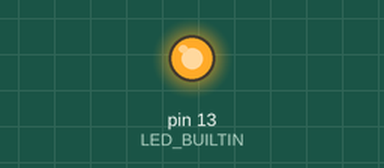
This sketch was run on a simulated Arduino Uno, built with avr-gcc and run on an emulated ATmega328P. Parts: output pins drawn as LEDs (lit = HIGH).

Above: at 3.93 s.
At 7.9 s:
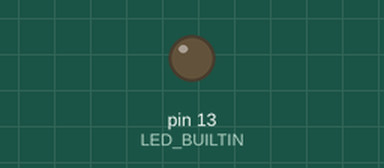
Timing chart, 0 to 18.4 s (numbered marks = the images above):
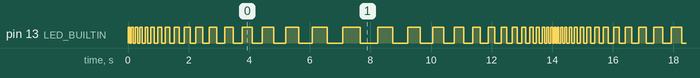

Measured:
- by itself, pin 13 (LED_BUILTIN): moves between LOW and HIGH, repeating every 14.2 s
- by itself, everything shown: repeats every 14.2 s, in 66 steps

The sketch:

two-leds-inverted-switch.ino
```cpp
/*
hardware setup:
- momentary switch wired to digital pin 2 (input)
- led wired to digital pin 7 (output)
/*

int val=0;
int last=0;
char *strp[]={"\noff","\non"};
int pinmodes[]={LOW,HIGH};

void setup() {
  Serial.begin(9600);
  pinMode(7, OUTPUT);
  pinMode(2, INPUT);
  pinMode(LED_BUILTIN, OUTPUT);
  Serial.print(strp[0]);
}

void loop() {
  val = digitalRead(2);
  if (val == last) {
    Serial.print(".");
  } else {
    last=val;
    Serial.print(strp[val]);
    digitalWrite(7,pinmodes[val]);
    digitalWrite(LED_BUILTIN,pinmodes[(val+1)%2]);
  }
  delay(20);
}
```

accelerating-blink.ino
```cpp
/*
No hardware setup; requires the arduino board only.
*/


void setup() {
  pinMode(LED_BUILTIN, OUTPUT);
}

void loop() {
  int delayms, dir;
  float pct;
  for (delayms=50, pct=15.0, dir=1; ; ) {
    if (delayms<50 || delayms>520) { dir=-dir; }
    if (delayms<50) { delayms=50; }
    delayms +=  ( ( (int)  ( (float)delayms) * (pct/100.0) ) * dir );
    digitalWrite(LED_BUILTIN, HIGH);  // turn the LED on (HIGH is the voltage level)
    delay(delayms);                      // wait for a second
    digitalWrite(LED_BUILTIN, LOW);   // turn the LED off by making the voltage LOW
    delay(delayms);                      // wait for a second
  }
}
```
